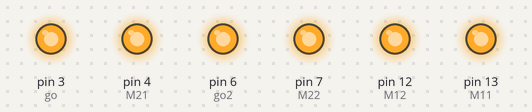
Recording of a sketch running on a simulated Arduino Uno, built with avr-gcc and run on an emulated ATmega328P. Shown: output pins drawn as LEDs (lit = HIGH).

Above: at 0.1 s.
Timing chart, 0 to 1.6 s (numbered marks = the images above):
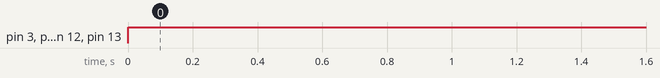

The sketch:

case3.ino
```cpp
int M11 = 13;
int M12 = 12;
int M22 = 7;
int M21 =4;
int go = 3;
int go2 = 6;
int go10 = 10;

void setup() {

    pinMode(M11, OUTPUT);
    pinMode(M12, OUTPUT);
    pinMode(M21, OUTPUT);
    pinMode(M22, OUTPUT);
    analogWrite(go, 200);
    digitalWrite(go10, 200);
}

void loop() {
    digitalWrite(M11, HIGH);
    digitalWrite(M12, HIGH);
    digitalWrite(M21, HIGH);
    digitalWrite(M22, HIGH);
    analogWrite(go, 255);
    analogWrite(go2, 255);
}
```

Measured:
- by itself, pin 3 (go), pin 4 (M21), pin 6 (go2), pin 7 (M22), pin 12 (M12), pin 13 (M11): LOW → HIGH at 0.00 s
